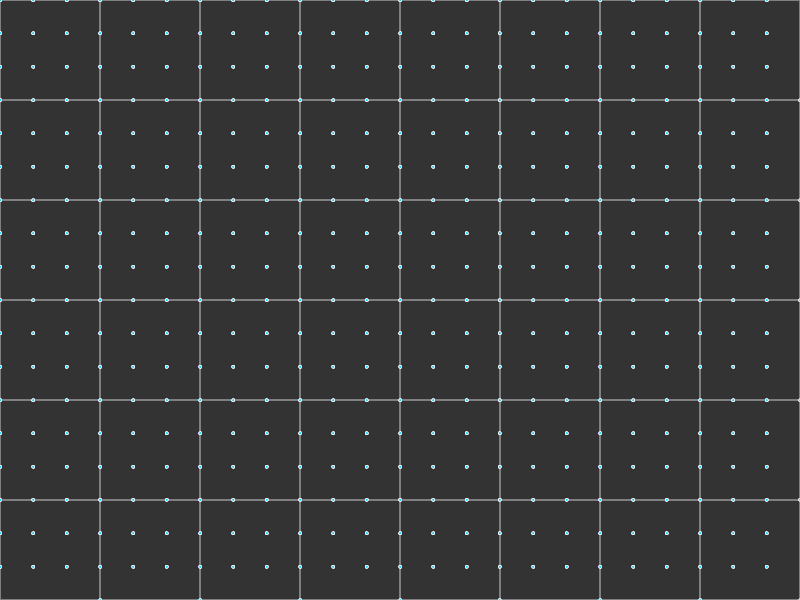
Frame 1 (no input)
Frame 60 (the mouse pressed at the canvas centre just before this capture): identical to frame 1, image omitted
Frame 120 (the mouse held since frame 60 and released just before this capture): identical to frame 1, image omitted

The Processing sketch that drew this single still picture (run headless with seeded random() and noise(); from frame 60 on, the mouse is pressed at the canvas centre):

// Processing sketch: tiles_roads_blocking
// ── tiles_roads_blocking.pde
enum TILE_TYPE {
  EMPTY, 
    GRASS, 
    ROAD
}

Node[][] nodes;








final int TS = 100;
final float NODE_DIST = (float) TS / 3.0;
int TA, TD;
int NA, ND;

Tile[][] tiles;
void setup() {
  size(800, 600);
  TA = width / TS;
  TD = height / TS;
  NA = (TA * 3)+1;
  ND = (TD * 3)+1;

  tiles = new Tile[TA][TD];
  nodes = new Node[NA][ND];

  for (int y = 0; y < TD; y += 1) {
    for (int x = 0; x < TA; x += 1) {
      tiles[x][y] = new Tile(x, y, TILE_TYPE.EMPTY);

      for (int ny = 0; ny < 3; ny += 1) {
        for (int nx = 0; nx < 3; nx += 1) {
          int inx = (x * 3) + nx;
          int iny = (y * 3) + ny;          
          nodes[inx][iny] = new Node(inx, iny);
        }
      }
      if (x == TA-1 || y == TD - 1) {
        int inx = (x * 3) + 3;
        int iny = (y * 3) + 3;
        nodes[inx][iny] = new Node(inx, iny);
        println("(" + x + "," + y + ") (" + inx + "," + iny + ")");
      }
    }
  }


}

void mouseReleased() {
  if (mouseButton == LEFT) {
    Tile t = getTileAtMouse();
    if (t != null) {
      t.selected = !t.selected;
    }
  } else if (mouseButton == RIGHT) {
    clearSelected();
  }
}





void draw() {
  background(0);
  for (int y = 0; y < TD; y += 1) {
    for (int x = 0; x < TA; x += 1) {
      Tile t = tiles[x][y];
      t.draw();
    }
  }

  for (int y = 0; y < ND; y += 1) {
    for (int x = 0; x < NA; x += 1) {
      Node n = nodes[x][y];
      if (n == null) {
        println("n is null"); //<>//
      } else {
        n.draw();
      }
    }
  }
}

// ── Input.pde
void keyPressed() {
  char c = Character.toUpperCase(key);
  TILE_TYPE type = null;

  if (c == 'R') {
    type = TILE_TYPE.ROAD;
  }
  if (c == 'G') {
    type = TILE_TYPE.GRASS;
  }

  if (c == 'E') {
    type = TILE_TYPE.EMPTY;
  }
  if (type != null) {
    for (int y = 0; y < TD; y += 1) {
      for (int x = 0; x < TA; x += 1) {
        Tile t = tiles[x][y];
        if (t.selected) {
          t.type = type;
        }
      }
    }
    clearSelected();
   
  }
  
}

// ── Node.pde


class Node {
  PVector pos;
  final int ix, iy;
  
  Node(int x, int y) {
    pos = new PVector(x * NODE_DIST, y * NODE_DIST);
    ix = x;
    iy = y;
  }
  
  void draw() {
    stroke(255);
    fill(0,200,255);
    ellipse(pos.x, pos.y, 3,3);
  }
}

class Edge {
  Node from, to;
}

// ── Tile.pde
int ID = 0;

class Tile {
  final int id;
  {
    ID += 1;
    id = ID;
  }
  final int x, y;
  TILE_TYPE type;
  boolean selected = false;
  Tile(int x, int y, TILE_TYPE type) {
    this.x = x;
    this.y = y;
    this.type = type;
  }

  void draw() {
    if (selected) {
      stroke(255);
    } else {
      stroke(128);
    }
    switch (type) {
    case EMPTY:
      fill(51);
      break;
    case GRASS:
      fill(20, 128, 20);
      break;
    case ROAD:
      fill(100);
      break;
    }
    rect(x * TS, y * TS, TS-1, TS-1);
  }
  
  @Override 
  boolean equals(Object o) {
    if (o instanceof Tile) {
      return ((Tile)o).id == id;
    } else {
      return false;
    }
  }
}

// ── funcs.pde
Tile getTileAtMouse() {
  int x = floor((float)mouseX / (float)TS);
  int y = floor((float)mouseY / (float)TS);

  if (OOB(x, y)) {
    return null;
  } else {
    return tiles[x][y];
  }
}


boolean OOB(int x, int y) {
  return x < 0 || x > TA -1 || y < 0 || y > TD - 1;
}

void clearSelected() {
  for (int y = 0; y < TD; y += 1) {
    for (int x = 0; x < TA; x += 1) {
      tiles[x][y].selected = false;
    }
  }
}
